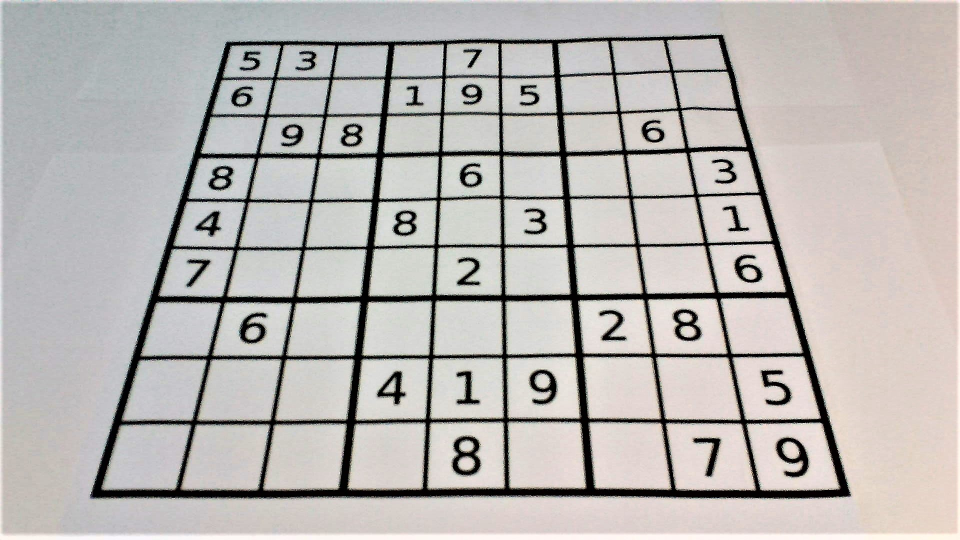
%> input picture Sudoku_Test_Images/1.jpg, 1920 x 1080 px (shown at 1/2 size)
$ octave --eval "result = BrainOfSudoku(imread('../Sudoku_Test_Images/1.jpg'));"   (GNU Octave 9; MATLAB toolbox functions it lacks are replaced by stand-ins)
%> lines starting %> are read from the running program, lines starting %| are printed output that depends on the picture; in (x1, y1, x2, y2) boxes, pixels count from 0 and x2, y2 are one past the last pixel; in counts of white or black regions, pixels touching at a corner belong together; the program's own positions count from 1
### Sudoku_Solver_SourceCode/EdgesFinder.m
function hough_lines = EdgesFinder(im_bw)
% input:  a binary image of intereted region
% output: 20 solid lines expressed in polar and cartesian coordinates.
% This function is to detect the gridlines by finding peaks in the parameter
% space. The peaks in the function indicate the potential straight lines with
% the most dots on them.

%% parameter setting
maximum_gap = 400;
minimum_length = 100;

%% Apply Hough transformation
[H,theta,rho] = hough(im_bw);

%% Find Hough peaks
hough_peaks = houghpeaks(H,20,'threshold',ceil(0.4*max(H(:))));
hough_lines = houghlines(im_bw,theta,rho,hough_peaks,'FillGap',maximum_gap,'MinLength',minimum_length);
end

### Sudoku_Solver_SourceCode/BordersFinder.m

function endpoints = BordersFinder(lines)
%input: all solid lines found from Hough transform
%output: four outer-most borders named as 'endpoints'
%This funtion is to find the outer-most four borders from all lines
%detected from Hought transform
%The general idea is: With twenty gridlines recorded in coordinates, we classify them into two groups,
% namely horizontal and vertical lines. The grouping is done based on their polar angles:
% the polar angles of the lines in the same group are quite close. By doing so, we eliminate the influence
% of unitary rotation. Then we identify and extract the outer borders by finding two lines in each group
%that are the closest and the furthest to the origin.
%%
theta_extracted = abs(extractfield(lines,'theta'));
%give absolute value to all the theta(angle) extracted in polar coordinates
rho_extracted = abs(extractfield(lines,'rho'));
%give absolute value to all the pho (length) extracted in polar coordinates

threshold_value = (max(theta_extracted)+ min(theta_extracted))/2; %define a threshold for comparison
index_1 = find(theta_extracted <= threshold_value); %divide two groups based on threshold
index_2 = find(theta_extracted > threshold_value);

rho_value_1 = rho_extracted(index_1);
rho_value_2 = rho_extracted(index_2);
%find four lines based on the rho value
[~,ind_max_2] = max(rho_value_2);
[~,ind_min_2] = min(rho_value_2);
[~,ind_max_1] = max(rho_value_1);
[~,ind_min_1] = min(rho_value_1);

%extract four outer-most lines. Note that there is a conversion between
%polar and cartesian coordinates.
top_line = [lines(index_2(ind_min_2)).point1,lines(index_2(ind_min_2)).point2];
bottom_line = [lines(index_2(ind_max_2)).point1,lines(index_2(ind_max_2)).point2];
left_line = [lines(index_1(ind_min_1)).point1,lines(index_1(ind_min_1)).point2];
right_line = [lines(index_1(ind_max_1)).point1,lines(index_1(ind_max_1)).point2];

endpoints = [top_line;bottom_line;left_line;right_line]; %stack as a matrix called endpoints
end

### Sudoku_Solver_SourceCode/BrainOfSudoku.m
function output_image = BrainOfSudoku(input_im)

disp('Solving the Sudoku Puzzle...');

% the width of the square puzzle in the standard planar
width_setting=9*16*3;
% in the standard planar, the location of the left-top corner is (left_corner,left_corner)
left_corner=400;
% prepare for dimension extension; we can also solve 16*16 sudoku
dimension_value=9;

%% image processing and denoising
% convert the image to grayscale
grayImage = rgb2gray(input_im);
% increase contrast
grayImage = imadjust(grayImage ,[0.4 0.6], [0 1]);
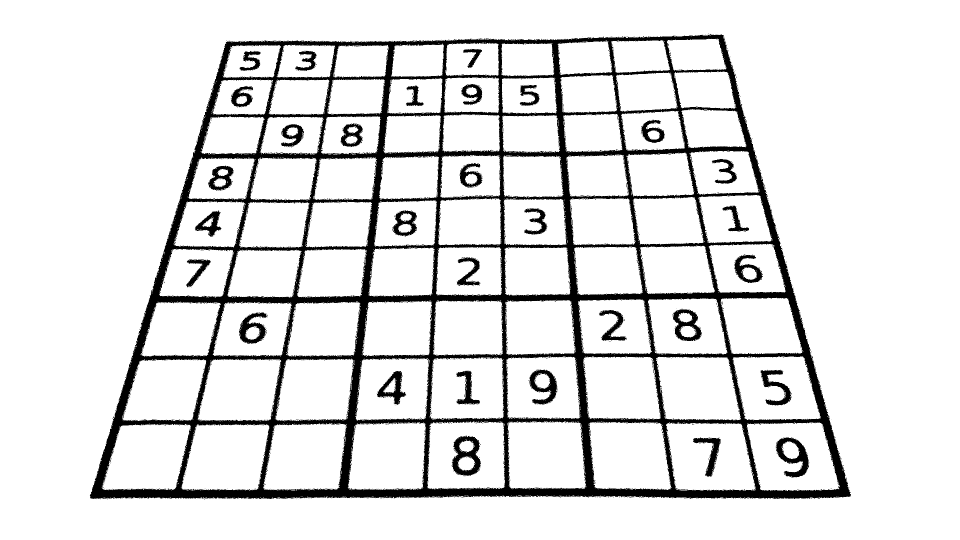
%> grayImage: size 1080x1920 uint8 (shown at 1/2 size); min 0, max 255, mean 226
% convert the image to binary format
% reverse black and white, to prepare for following recognition
image_bw = imcomplement(imbinarize(grayImage,'adaptive','ForegroundPolarity','dark','Sensitivity',0.4));
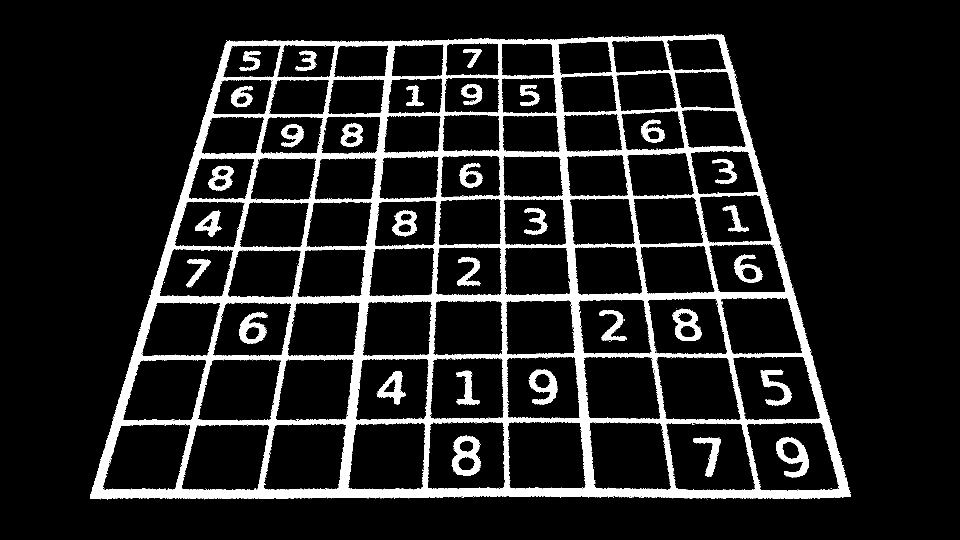
%> image_bw: size 1080x1920 logical (shown at 1/2 size); 11.8% white; 511 white regions (480 under 20 px), largest, box (x1, y1, x2, y2) and area: (180, 68, 1702, 998) 206942, (903, 871, 962, 952) 2464, (1552, 874, 1618, 955) 2297


%% find the four vertices of the puzzle
% detect the edges by Hough transform
edges_detected = EdgesFinder(image_bw);
%> in EdgesFinder, `[H,theta,rho] = hough(im_bw);`:
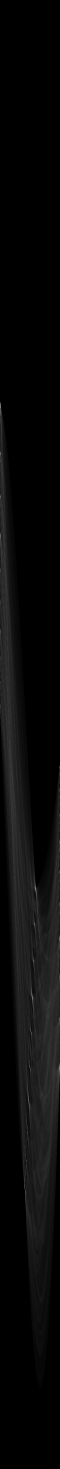
%> H: size 4405x180 double (shown at 1/3 size); min 0, max 1522, mean 55.5; drawn with min black and max white
%> in EdgesFinder, `[H,theta,rho] = hough(im_bw);`: theta = 180 values from -90 to 89; rho = 4405 values from -2202 to 2202
%> in EdgesFinder, `hough_peaks = houghpeaks(H,20,'threshold',ceil(0.4*max(H(:))));`: hough_peaks = 20 rows, first 12: [1214 1; 1361 1; 1491 1; 1608 1; 2527 180; 2302 180; 3563 75; 2669 108; 2617 180; 2773 104; 3485 79; 3397 83]
%> in EdgesFinder, `hough_lines = houghlines(im_bw,theta,rho,hough_peaks,'FillGap',maximum..`: hough_lines = 20 lines; longest, point1 to point2 (x, y): (181, 990) to (1702, 990), (226, 843) to (1660, 843), (265, 713) to (1622, 713), (301, 596) to (1592, 596), (1524, 484) to (344, 505), (1523, 388) to (372, 409)
%> edges_detected has the same summary as hough_lines in EdgesFinder
%> the run ends on the next line
% find the four strongest lines, i.e., borders
borders_detected = BordersFinder(edges_detected);
% from the borders, we can get their intersections,i.e., the vertices
corners_detected = CornersFinder(borders_detected);

%% conduct 2D projection
% this part will project the input image to a standard planar, preparing
% for the following recognition section

% calculate the transformation matrix
H = homo2D(corners_detected(:,1),corners_detected(:,2),left_corner,width_setting);
% project the whole input image
image_norm = projectImage(H,imcomplement(image_bw),left_corner,width_setting);
figure,imshow(image_norm);
title('2D Planar Image');

%% image cropping
% crop the puzzle into 81 subimages
[cropped_image, check_num] = cropImage(image_norm,left_corner,width_setting,dimension_value);

%% digits recognition
% OCR method
%puzzleOcr = recognizeOcr(cropped_image, check_num);
% CNN method
%puzzleCNN=recognizeCNN(cropped_image);
% KNN method (template matching)
puzzleKNN=recognizeKNN(cropped_image);
% three methods vote to get the confident results
%puzzle = puzzleMode(puzzleOcr,puzzleCNN,puzzleKNN);
puzzle = puzzleKNN;
%% sudoku solving
% two solving methods
 [solution, sol] = sudoku2(puzzle);
% solution = solvePuzzle(puzzle);

% if the sudoku cannot be solved, error
if sol
    msgbox('Infeasible problem', 'error');
end

%% fill the puzzle and re-project
if ~sol
    % fill the puzzle with answers
    image_filled = fillPuzzle(double(image_norm),puzzle,solution,left_corner,width_setting,dimension_value);
    % enlarge the puzzle and then project it back to the input form
    scale=2;
    output_image=projectBack(input_im,image_filled,H,scale,left_corner,width_setting);
end
end
